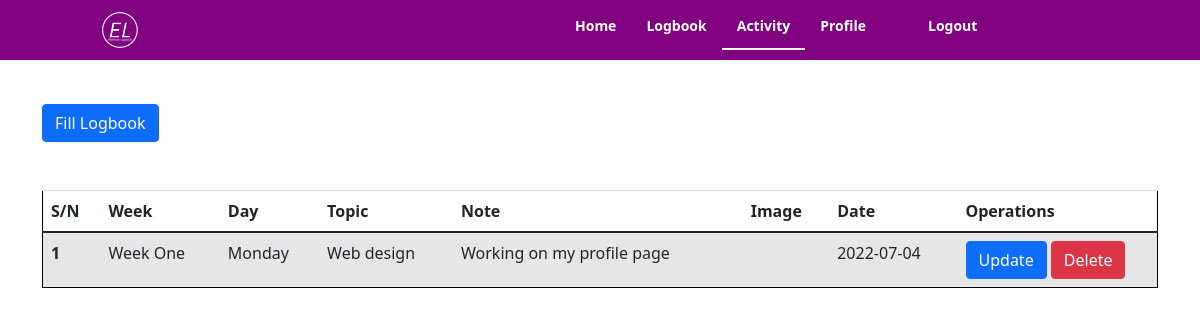
Screenshot of /logbook/displaylogbook.php (signed in) with the database file from the repository.
### tables this page shows
CREATE TABLE `logbook` (
  `id` int(11) NOT NULL,
  `week` varchar(50) NOT NULL,
  `day` varchar(50) NOT NULL,
  `topic` varchar(255) NOT NULL,
  `note` varchar(2000) NOT NULL,
  `image` blob NOT NULL,
  `date` date NOT NULL,
  `user` varchar(255) NOT NULL
);

### logbook/displaylogbook.php (the view, shortened to what this page needs)
<?php
include 'connect.php';
?>
<!DOCTYPE html>
<html lang="en">
<head>
    <link rel="stylesheet" type="text/css" href="../style.css">
    <link rel="stylesheet" type="text/css" href="stylelog.css">
    <link rel="stylesheet" type="text/css" href="https://stackpath.bootstrapcdn.com/bootstrap/4.1.3/css/bootstrap.min.css">
    <link href="https://cdn.jsdelivr.net/npm/bootstrap@5.1.3/dist/css/bootstrap.min.css" rel="stylesheet">
    <link href="../css/bootstrap.css" rel="stylesheet">
    <link rel="stylesheet" href="https://cdn.jsdelivr.net/npm/bootstrap-icons@1.3.0/font/bootstrap-icons.css"/>
</head>
<body>
    <div class="header">
		<div class="logo">
			<a href="#" style="cursor: auto;"><img src="../logo.png" /></a>
		</div>
		<div class="nav">
			<div class="link">
				<ul>
					<a href="../home.php"><li>Home</li></a>
					<a href="../logbook/logbook.php"><li>Logbook</li></a>
					<a href="../logbook/displaylogbook.php" class="active"><li class="home">Activity</li></a>
					<a href="../profile.php"><li>Profile</li></a>
				</ul>
			</div>
            <div>
                <ul>
					<a href="../logout.php"><li>Logout</li></a>
				</ul>
            </div>
		</div>
	</div>
    <center><h1>DISPLAY LOGBOOK</h1></center>
<div class="container">
    <a href="logbook.php" class="text-light">
        <button class="btn btn-primary my-5">Fill Logbook</button>
    </a>
    <table class="table text-dark table-striped">
        <thead>
            <tr>
            <th scope="col">S/N</th>
            <th scope="col">Week</th>
            <th scope="col">Day</th>
            <th scope="col">Topic</th>
            <th scope="col">Note</th>
            <th scope="col">Image</th>
            <th scope="col">Date</th>
            <th scope="col" class="operation-button-width">Operations</th>
            </tr>
        </thead>
        <tbody>
        <?php
        $user = $_SESSION['username'];
        $count = 0;
        $sql="Select * from logbook where user='$user' ";
        $result=mysqli_query($con,$sql);
        if($result){
            while($row=mysqli_fetch_assoc($result)){
                $id=$row['id'];
                $week=$row['week'];
                $day=$row['day'];
                $topic=$row['topic'];
                $note=$row['note'];
                $image=$row['image'];
                $date=$row['date'];
                $count++;
                echo '<tr>
                <th scope="row">'.$count.'</th>
                <td>'.$week.'</td>
                <td>'.$day.'</td>
                <td>'.$topic.'</td>
                <td>'.$note.'</td>
                <td>'.$image.'</td>
                <td>'.$date.'</td>
                <td>
                <a href="update.php?updateid='.$id.'" class="text-light"><button class="btn btn-primary">Update</button></a>
                <a href="delete.php?deleteid='.$id.'" class="text-light"><button class="btn btn-danger">Delete</button></a>
                </td>
                </tr>';
                }
            }
        ?>
        </tbody>
    </table>
</div>
</body>
</html>

### style.css (style rules this page uses)
body { background-color: #add8e6 !important; }
.container { background-color: ; }
a { color: #fff !important; margin-top: -200px; }
h1 { color: black !important; text-align: center; text-transform: uppercase; }
table { color: black; border: 1px solid black !important; }
.header { width: 100%; height: auto; background-color: purple; position: fixed; top: 0; }
.logo { float: left; }
img { height: 40px; width: 40px; margin: 10px; margin-left: 100px; }
.nav { float: right; width: 70%; min-width: 600px; }
.link { background-color: none; color: white; float: left; margin-left: 20%; }
li { font-size: 14px; display: inline-block; float: left; color: white; font-weight: bold; padding: 15px; padding-bottom: 12px; }
li.home { border-bottom: 2px solid white; }
.operation-button-width { width: 200px; }
a { text-decoration: none; }

### logbook/stylelog.css (style rules this page uses)
body { background-color: #fff !important; color: black !important; }
h1 { color: black !important; }

### rows the page displays
logbook: week "Week One", day "Monday", topic "Web design", note "Working on my profile page", date "2022-07-04"
